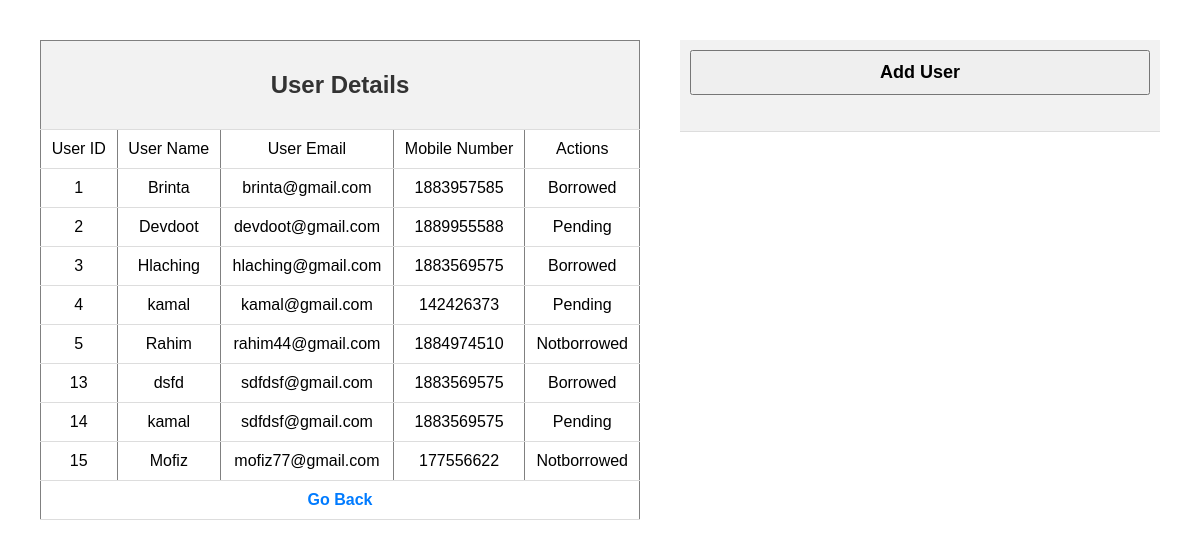
The page /views/Addnewuser.php (signed in) on the database its author committed.
### tables this page shows
CREATE TABLE `users` (
  `User_ID` int(11) NOT NULL,
  `User_Name` varchar(50) NOT NULL,
  `User_Email` varchar(50) NOT NULL,
  `Mobile_Number` int(11) NOT NULL,
  `Actions` varchar(50) NOT NULL
);

### models/function.php (called while the page is built, shortened)
<?php
      function getviewuser(){
        $con = getConnection();
        $sql = "select * from users";
        $result = mysqli_query($con, $sql);
        $users = [];
        while($row = mysqli_fetch_assoc($result)){
            array_push($users, $row);
        }
        return $users;
    }

### views/Addnewuser.php (the view, shortened to what this page needs)
<?php
  require_once('../models/function.php');
  $viewuser = getviewuser();
?>
<!DOCTYPE html>
<html>
<head>
     <link rel="stylesheet" href="style15.css">
</head>
<body>
  <table   id="left" border="1"  cellspacing="1" cellpadding="5">
    <tr>
        <th colspan="5"><h2><b>User Details</b></h2></th>
    </tr>
     <tr>
        <td>User ID</td>
        <td>User Name</td>
        <td>User Email</td>
        <td>Mobile Number </td>
        <td>Actions</td>
       </tr>
               <?php for($i=0; $i<count($viewuser); $i++){
        ?>
             <tr>
                    <td><?=$viewuser[$i]['User_ID']?></td>
                    <td><?=$viewuser[$i]['User_Name']?></td>
                    <td><?=$viewuser[$i]['User_Email']?></td>
                    <td><?=$viewuser[$i]['Mobile_Number']?></td>
                    <td><?=$viewuser[$i]['Actions']?></td>
                    </tr>
                    <?php } ?>
                    <tr>
                    <td colspan="5" align="center"><a href="user_management.php">Go Back</a></td>
                    </tr>
                        </table>
  <table id="right">
                   <tr>
                   <td >
                    <input type="button" name="add" id="adding" value="Add User" onclick="adduser()" />
                    </td>
               </tr>
</table>
</body>
</html>

### views/style15.css (style rules this page uses)
h2 { color: #333; text-align: center; }
a { text-decoration: none; color: #007BFF; font-weight: bold; }
td { text-align: center; }
body { margin: 0; padding: 0; font-family: Arial, sans-serif; }
#left { width: 50%; float: left; margin:40px; }
#right { width: 40%; float: left; margin-top: 40px; }
table { border-collapse: collapse; width: 100%; }
th, td { padding: 10px; text-align: left; border-bottom: 1px solid #ddd; }
th { background-color: #f2f2f2; }
#left th, #left td { text-align: center; }
#right { background-color: #f2f2f2; padding: 15px; }
#right input { width: 100%; padding: 10px; margin-bottom: 10px; }
#adding,#deleting,#updating { font-weight: bold; font-size: large; }

### rows shown on the page
users: User_ID "1", User_Name "Brinta", User_Email "brinta@gmail.com", Mobile_Number "1883957585", Actions "Borrowed"
users: User_ID "2", User_Name "Devdoot", User_Email "devdoot@gmail.com", Mobile_Number "1889955588", Actions "Pending"
users: User_ID "3", User_Name "Hlaching", User_Email "hlaching@gmail.com", Mobile_Number "1883569575", Actions "Borrowed"
users: User_ID "4", User_Name "kamal", User_Email "kamal@gmail.com", Mobile_Number "142426373", Actions "Pending"
users: User_ID "5", User_Name "Rahim", User_Email "rahim44@gmail.com", Mobile_Number "1884974510", Actions "Notborrowed"
users: User_ID "13", User_Name "dsfd", User_Email "sdfdsf@gmail.com", Mobile_Number "1883569575", Actions "Borrowed"
users: User_ID "14", User_Name "kamal", User_Email "sdfdsf@gmail.com", Mobile_Number "1883569575", Actions "Pending"
users: User_ID "15", User_Name "Mofiz", User_Email "mofiz77@gmail.com", Mobile_Number "177556622", Actions "Notborrowed"
